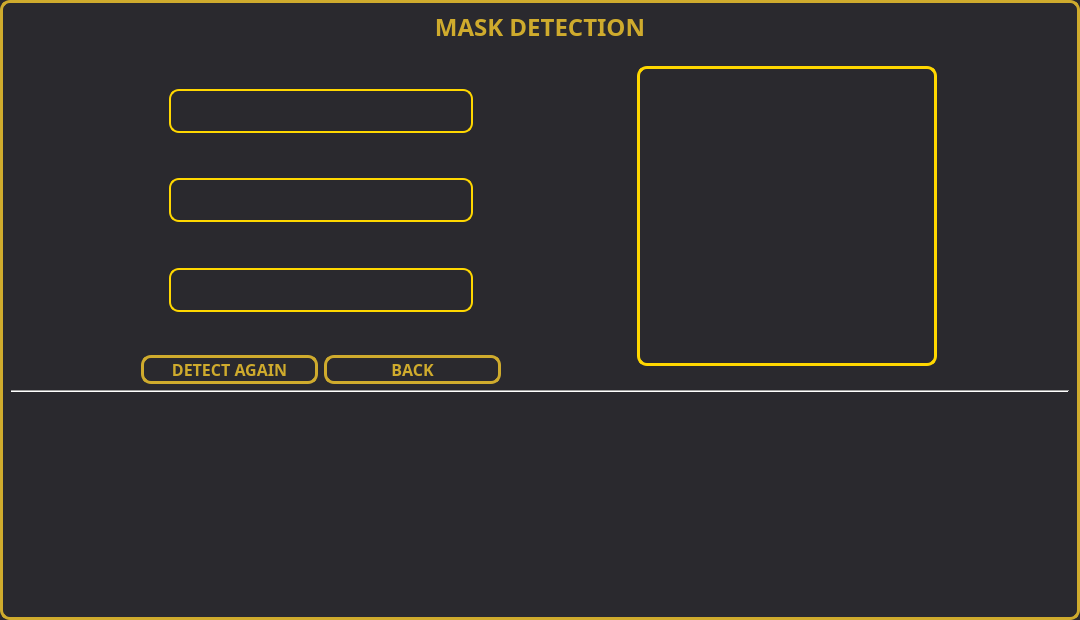
<?xml version="1.0" encoding="UTF-8"?>
<ui version="4.0">
 <class>DetectDialog</class>
 <widget class="QDialog" name="DetectDialog">
  <property name="geometry">
   <rect>
    <x>0</x>
    <y>0</y>
    <width>1080</width>
    <height>620</height>
   </rect>
  </property>
  <property name="minimumSize">
   <size>
    <width>1080</width>
    <height>620</height>
   </size>
  </property>
  <property name="font">
   <font>
    <family>MS Sans Serif</family>
   </font>
  </property>
  <property name="windowTitle">
   <string>Dialog</string>
  </property>
  <property name="styleSheet">
   <string notr="true">QDialog{
color: #cfab2d;
background-color: #2a292e;
border: 3px solid #cfab2d;
border-radius: 10px;}
   </string>
  </property>
  <layout class="QHBoxLayout" name="horizontalLayout_9">
   <item>
    <layout class="QVBoxLayout" name="main_vlayout">
     <item>
      <widget class="QLabel" name="title_label">
       <property name="minimumSize">
        <size>
         <width>0</width>
         <height>30</height>
        </size>
       </property>
       <property name="font">
        <font>
         <family>sans-serif</family>
         <pointsize>-1</pointsize>
         <weight>75</weight>
         <italic>false</italic>
         <bold>true</bold>
        </font>
       </property>
       <property name="styleSheet">
        <string notr="true">QLabel{
    color: #cfab2d;
    text-align: center;
	margin: 0 auto;
    font-weight: bold;
	font-size: 24px;
    font-family: sans-serif;
    text-transform: uppercase;
    letter-spacing: 0.1em;
}</string>
       </property>
       <property name="text">
        <string>MASK DETECTION</string>
       </property>
       <property name="alignment">
        <set>Qt::AlignCenter</set>
       </property>
      </widget>
     </item>
     <item>
      <layout class="QHBoxLayout" name="buttons_photo_hlayout">
       <item>
        <layout class="QVBoxLayout" name="label_buttons_vlayout">
         <item>
          <spacer name="v_spac_1">
           <property name="orientation">
            <enum>Qt::Vertical</enum>
           </property>
           <property name="sizeHint" stdset="0">
            <size>
             <width>20</width>
             <height>40</height>
            </size>
           </property>
          </spacer>
         </item>
         <item>
          <layout class="QVBoxLayout" name="labels_vlayout">
           <property name="leftMargin">
            <number>0</number>
           </property>
           <item alignment="Qt::AlignHCenter">
            <widget class="QLabel" name="delay_label">
             <property name="maximumSize">
              <size>
               <width>300</width>
               <height>40</height>
              </size>
             </property>
             <property name="styleSheet">
              <string notr="true">QLabel {
border: 2px solid gold;
font-famly:sans-serif;
color: #cfab2d;
font-size: 14px;
border-radius: 10px;
min-width: 300px;
min-height: 40px;
}</string>
             </property>
             <property name="text">
              <string/>
             </property>
            </widget>
           </item>
           <item>
            <spacer name="verticalSpacer">
             <property name="orientation">
              <enum>Qt::Vertical</enum>
             </property>
             <property name="sizeHint" stdset="0">
              <size>
               <width>20</width>
               <height>40</height>
              </size>
             </property>
            </spacer>
           </item>
           <item alignment="Qt::AlignHCenter">
            <widget class="QLabel" name="conf_label">
             <property name="maximumSize">
              <size>
               <width>300</width>
               <height>40</height>
              </size>
             </property>
             <property name="styleSheet">
              <string notr="true">QLabel {
border: 2px solid gold;
font-famly:sans-serif;
color: #cfab2d;
font-size: 14px;
border-radius: 10px;
min-width: 300px;
min-height: 40px;
}</string>
             </property>
             <property name="text">
              <string/>
             </property>
            </widget>
           </item>
           <item>
            <spacer name="v_spac_3">
             <property name="orientation">
              <enum>Qt::Vertical</enum>
             </property>
             <property name="sizeHint" stdset="0">
              <size>
               <width>20</width>
               <height>40</height>
              </size>
             </property>
            </spacer>
           </item>
           <item alignment="Qt::AlignHCenter">
            <widget class="QLabel" name="pred_label">
             <property name="minimumSize">
              <size>
               <width>304</width>
               <height>44</height>
              </size>
             </property>
             <property name="maximumSize">
              <size>
               <width>300</width>
               <height>40</height>
              </size>
             </property>
             <property name="styleSheet">
              <string notr="true">QLabel {
border: 2px solid gold;
font-famly:sans-serif;
color: #cfab2d;
font-size: 14px;
border-radius: 10px;
min-width: 300px;
min-height: 40px;
}</string>
             </property>
             <property name="text">
              <string/>
             </property>
            </widget>
           </item>
          </layout>
         </item>
         <item>
          <spacer name="v_spac_4">
           <property name="orientation">
            <enum>Qt::Vertical</enum>
           </property>
           <property name="sizeHint" stdset="0">
            <size>
             <width>20</width>
             <height>40</height>
            </size>
           </property>
          </spacer>
         </item>
         <item>
          <layout class="QHBoxLayout" name="buttons_hlayout">
           <property name="leftMargin">
            <number>0</number>
           </property>
           <property name="rightMargin">
            <number>0</number>
           </property>
           <item>
            <widget class="QPushButton" name="detect_again_button">
             <property name="minimumSize">
              <size>
               <width>0</width>
               <height>0</height>
              </size>
             </property>
             <property name="maximumSize">
              <size>
               <width>177</width>
               <height>16777215</height>
              </size>
             </property>
             <property name="styleSheet">
              <string notr="true">/*QPushButton {
border: 2px solid gold;
font: sans-serif;
color: #cfab2d;
background-color: #2a292e;
text-align: center;
font-size: 12px;
}

QPushButton:hover {
border: 2px solid gold;
font: 13 px &quot;sans-serif&quot;;
color:#2a292e;
background-color: #cfab2d;
}
*/
QPushButton{
    color: #cfab2d;
    background-color: #2a292e;
    text-align: center;
    max-width: 33em;
    width: 9em;
    font-size: 16px;
    height: 2em;
    font-weight: bold;
    font-family: sans-serif;
    text-transform: uppercase;
    letter-spacing: 0.1em;
    border: 3px solid #cfab2d;
    border-radius: 10px;
}

QPushButton:hover{
    color:#2a292e;
    background-color: #cfab2d;
}</string>
             </property>
             <property name="text">
              <string>DETECT AGAIN</string>
             </property>
            </widget>
           </item>
           <item>
            <widget class="QPushButton" name="back_button">
             <property name="minimumSize">
              <size>
               <width>0</width>
               <height>0</height>
              </size>
             </property>
             <property name="maximumSize">
              <size>
               <width>177</width>
               <height>16777215</height>
              </size>
             </property>
             <property name="styleSheet">
              <string notr="true">/*QPushButton {
border: 2px solid gold;
font: sans-serif;
color: #cfab2d;
background-color: #2a292e;
text-align: center;
font-size: 12px;
}

QPushButton:hover {
border: 2px solid gold;
font: 13 px &quot;sans-serif&quot;;
color:#2a292e;
background-color: #cfab2d;
}
*/
QPushButton{
    color: #cfab2d;
    background-color: #2a292e;
    text-align: center;
    max-width: 33em;
    width: 9em;
    font-size: 16px;
    height: 2em;
    font-weight: bold;
    font-family: sans-serif;
    text-transform: uppercase;
    letter-spacing: 0.1em;
    border: 3px solid #cfab2d;
    border-radius: 10px;
}

QPushButton:hover{
    color:#2a292e;
    background-color: #cfab2d;
}</string>
             </property>
             <property name="text">
              <string>BACK</string>
             </property>
            </widget>
           </item>
          </layout>
         </item>
        </layout>
       </item>
       <item>
        <widget class="QLabel" name="main_image_label">
         <property name="minimumSize">
          <size>
           <width>300</width>
           <height>300</height>
          </size>
         </property>
         <property name="maximumSize">
          <size>
           <width>300</width>
           <height>300</height>
          </size>
         </property>
         <property name="styleSheet">
          <string notr="true">QLabel{
border: 3px solid gold;
border-radius: 10px;
}</string>
         </property>
         <property name="text">
          <string/>
         </property>
        </widget>
       </item>
      </layout>
     </item>
     <item>
      <widget class="Line" name="line">
       <property name="orientation">
        <enum>Qt::Horizontal</enum>
       </property>
      </widget>
     </item>
     <item>
      <layout class="QHBoxLayout" name="history_hlayout">
       <item>
        <layout class="QVBoxLayout" name="history_1_vlayout">
         <item alignment="Qt::AlignHCenter|Qt::AlignVCenter">
          <widget class="QLabel" name="image_label_1">
           <property name="minimumSize">
            <size>
             <width>150</width>
             <height>150</height>
            </size>
           </property>
           <property name="maximumSize">
            <size>
             <width>150</width>
             <height>150</height>
            </size>
           </property>
           <property name="styleSheet">
            <string notr="true">
QLabel[is_hidden=&quot;false&quot;]{
border: 3px solid #cfab2d;
border-radius: 10px;
}

QLabel[is_hidden=&quot;true&quot;]{
border: 3px solid #2a292e;
border-radius: 10px;
}</string>
           </property>
           <property name="text">
            <string/>
           </property>
          </widget>
         </item>
         <item>
          <widget class="QLabel" name="pred_label_1">
           <property name="styleSheet">
            <string notr="true">QLabel[is_hidden=&quot;false&quot;]{
border: 2px solid #cfab2d;
font-family:sans-serif;
color: #cfab2d;
font-size: 10px;
text-align: center;
border-radius: 10px;
font-weight: bold;
font-family: sans-serif;
text-transform: uppercase;
letter-spacing: 0.1em;
}
QLabel[is_hidden=&quot;true&quot;]{
border: 2px solid #2a292e;
font-family:sans-serif;
color: #2a292e;
font-size: 10px;
text-align: center;
border-radius: 10px;
font-weight: bold;
font-family: sans-serif;
text-transform: uppercase;
letter-spacing: 0.1em;
}
</string>
           </property>
           <property name="text">
            <string/>
           </property>
           <property name="alignment">
            <set>Qt::AlignCenter</set>
           </property>
          </widget>
         </item>
         <item>
          <widget class="QLabel" name="conf_label_1">
           <property name="styleSheet">
            <string notr="true">QLabel[is_hidden=&quot;false&quot;]{
border: 2px solid #cfab2d;
font-family:sans-serif;
color: #cfab2d;
font-size: 10px;
text-align: center;
border-radius: 10px;
font-weight: bold;
font-family: sans-serif;
text-transform: uppercase;
letter-spacing: 0.1em;
}
QLabel[is_hidden=&quot;true&quot;]{
border: 2px solid #2a292e;
font-family:sans-serif;
color: #2a292e;
font-size: 10px;
text-align: center;
border-radius: 10px;
font-weight: bold;
font-family: sans-serif;
text-transform: uppercase;
letter-spacing: 0.1em;
}
</string>
           </property>
           <property name="text">
            <string/>
           </property>
           <property name="alignment">
            <set>Qt::AlignCenter</set>
           </property>
          </widget>
         </item>
         <item>
          <widget class="QLabel" name="sec_label_1">
           <property name="styleSheet">
            <string notr="true">QLabel[is_hidden=&quot;false&quot;]{
border: 2px solid #cfab2d;
font-family:sans-serif;
color: #cfab2d;
font-size: 10px;
text-align: center;
border-radius: 10px;
font-weight: bold;
font-family: sans-serif;
text-transform: uppercase;
letter-spacing: 0.1em;
}
QLabel[is_hidden=&quot;true&quot;]{
border: 2px solid #2a292e;
font-family:sans-serif;
color: #2a292e;
font-size: 10px;
text-align: center;
border-radius: 10px;
font-weight: bold;
font-family: sans-serif;
text-transform: uppercase;
letter-spacing: 0.1em;
}
</string>
           </property>
           <property name="text">
            <string/>
           </property>
           <property name="alignment">
            <set>Qt::AlignCenter</set>
           </property>
          </widget>
         </item>
        </layout>
       </item>
       <item>
        <layout class="QVBoxLayout" name="history_2_vlayout">
         <item alignment="Qt::AlignHCenter|Qt::AlignVCenter">
          <widget class="QLabel" name="image_label_2">
           <property name="minimumSize">
            <size>
             <width>150</width>
             <height>150</height>
            </size>
           </property>
           <property name="maximumSize">
            <size>
             <width>150</width>
             <height>150</height>
            </size>
           </property>
           <property name="styleSheet">
            <string notr="true">
QLabel[is_hidden=&quot;false&quot;]{
border: 3px solid #cfab2d;
border-radius: 10px;
}

QLabel[is_hidden=&quot;true&quot;]{
border: 3px solid #2a292e;
border-radius: 10px;
}</string>
           </property>
           <property name="text">
            <string/>
           </property>
          </widget>
         </item>
         <item>
          <widget class="QLabel" name="pred_label_2">
           <property name="styleSheet">
            <string notr="true">QLabel[is_hidden=&quot;false&quot;]{
border: 2px solid #cfab2d;
font-family:sans-serif;
color: #cfab2d;
font-size: 10px;
text-align: center;
border-radius: 10px;
font-weight: bold;
font-family: sans-serif;
text-transform: uppercase;
letter-spacing: 0.1em;
}
QLabel[is_hidden=&quot;true&quot;]{
border: 2px solid #2a292e;
font-family:sans-serif;
color: #2a292e;
font-size: 10px;
text-align: center;
border-radius: 10px;
font-weight: bold;
font-family: sans-serif;
text-transform: uppercase;
letter-spacing: 0.1em;
}
</string>
           </property>
           <property name="text">
            <string/>
           </property>
           <property name="alignment">
            <set>Qt::AlignCenter</set>
           </property>
          </widget>
         </item>
         <item>
          <widget class="QLabel" name="conf_label_2">
           <property name="styleSheet">
            <string notr="true">QLabel[is_hidden=&quot;false&quot;]{
border: 2px solid #cfab2d;
font-family:sans-serif;
color: #cfab2d;
font-size: 10px;
text-align: center;
border-radius: 10px;
font-weight: bold;
font-family: sans-serif;
text-transform: uppercase;
letter-spacing: 0.1em;
}
QLabel[is_hidden=&quot;true&quot;]{
border: 2px solid #2a292e;
font-family:sans-serif;
color: #2a292e;
font-size: 10px;
text-align: center;
border-radius: 10px;
font-weight: bold;
font-family: sans-serif;
text-transform: uppercase;
letter-spacing: 0.1em;
}
</string>
           </property>
           <property name="text">
            <string/>
           </property>
           <property name="alignment">
            <set>Qt::AlignCenter</set>
           </property>
          </widget>
         </item>
         <item>
          <widget class="QLabel" name="sec_label_2">
           <property name="styleSheet">
            <string notr="true">QLabel[is_hidden=&quot;false&quot;]{
border: 2px solid #cfab2d;
font-family:sans-serif;
color: #cfab2d;
font-size: 10px;
text-align: center;
border-radius: 10px;
font-weight: bold;
font-family: sans-serif;
text-transform: uppercase;
letter-spacing: 0.1em;
}
QLabel[is_hidden=&quot;true&quot;]{
border: 2px solid #2a292e;
font-family:sans-serif;
color: #2a292e;
font-size: 10px;
text-align: center;
border-radius: 10px;
font-weight: bold;
font-family: sans-serif;
text-transform: uppercase;
letter-spacing: 0.1em;
}
</string>
           </property>
           <property name="text">
            <string/>
           </property>
           <property name="alignment">
            <set>Qt::AlignCenter</set>
           </property>
          </widget>
         </item>
        </layout>
       </item>
       <item>
        <layout class="QVBoxLayout" name="history_3_vlayout">
         <item alignment="Qt::AlignHCenter|Qt::AlignVCenter">
          <widget class="QLabel" name="image_label_3">
           <property name="minimumSize">
            <size>
             <width>150</width>
             <height>150</height>
            </size>
           </property>
           <property name="maximumSize">
            <size>
             <width>150</width>
             <height>150</height>
            </size>
           </property>
           <property name="styleSheet">
            <string notr="true">
QLabel[is_hidden=&quot;false&quot;]{
border: 3px solid #cfab2d;
border-radius: 10px;
}

QLabel[is_hidden=&quot;true&quot;]{
border: 3px solid #2a292e;
border-radius: 10px;
}</string>
           </property>
           <property name="text">
            <string/>
           </property>
          </widget>
         </item>
         <item>
          <widget class="QLabel" name="pred_label_3">
           <property name="styleSheet">
            <string notr="true">QLabel[is_hidden=&quot;false&quot;]{
border: 2px solid #cfab2d;
font-family:sans-serif;
color: #cfab2d;
font-size: 10px;
text-align: center;
border-radius: 10px;
font-weight: bold;
font-family: sans-serif;
text-transform: uppercase;
letter-spacing: 0.1em;
}
QLabel[is_hidden=&quot;true&quot;]{
border: 2px solid #2a292e;
font-family:sans-serif;
color: #2a292e;
font-size: 10px;
text-align: center;
border-radius: 10px;
font-weight: bold;
font-family: sans-serif;
text-transform: uppercase;
letter-spacing: 0.1em;
}
</string>
           </property>
           <property name="text">
            <string/>
           </property>
           <property name="alignment">
            <set>Qt::AlignCenter</set>
           </property>
          </widget>
         </item>
         <item>
          <widget class="QLabel" name="conf_label_3">
           <property name="styleSheet">
            <string notr="true">QLabel[is_hidden=&quot;false&quot;]{
border: 2px solid #cfab2d;
font-family:sans-serif;
color: #cfab2d;
font-size: 10px;
text-align: center;
border-radius: 10px;
font-weight: bold;
font-family: sans-serif;
text-transform: uppercase;
letter-spacing: 0.1em;
}
QLabel[is_hidden=&quot;true&quot;]{
border: 2px solid #2a292e;
font-family:sans-serif;
color: #2a292e;
font-size: 10px;
text-align: center;
border-radius: 10px;
font-weight: bold;
font-family: sans-serif;
text-transform: uppercase;
letter-spacing: 0.1em;
}
</string>
           </property>
           <property name="text">
            <string/>
           </property>
           <property name="alignment">
            <set>Qt::AlignCenter</set>
           </property>
          </widget>
         </item>
         <item>
          <widget class="QLabel" name="sec_label_3">
           <property name="styleSheet">
            <string notr="true">QLabel[is_hidden=&quot;false&quot;]{
border: 2px solid #cfab2d;
font-family:sans-serif;
color: #cfab2d;
font-size: 10px;
text-align: center;
border-radius: 10px;
font-weight: bold;
font-family: sans-serif;
text-transform: uppercase;
letter-spacing: 0.1em;
}
QLabel[is_hidden=&quot;true&quot;]{
border: 2px solid #2a292e;
font-family:sans-serif;
color: #2a292e;
font-size: 10px;
text-align: center;
border-radius: 10px;
font-weight: bold;
font-family: sans-serif;
text-transform: uppercase;
letter-spacing: 0.1em;
}
</string>
           </property>
           <property name="text">
            <string/>
           </property>
           <property name="alignment">
            <set>Qt::AlignCenter</set>
           </property>
          </widget>
         </item>
        </layout>
       </item>
       <item>
        <layout class="QVBoxLayout" name="history_4_vlayout">
         <item alignment="Qt::AlignHCenter|Qt::AlignVCenter">
          <widget class="QLabel" name="image_label_4">
           <property name="minimumSize">
            <size>
             <width>150</width>
             <height>150</height>
            </size>
           </property>
           <property name="maximumSize">
            <size>
             <width>150</width>
             <height>150</height>
            </size>
           </property>
           <property name="styleSheet">
            <string notr="true">
QLabel[is_hidden=&quot;false&quot;]{
border: 3px solid #cfab2d;
border-radius: 10px;
}

QLabel[is_hidden=&quot;true&quot;]{
border: 3px solid #2a292e;
border-radius: 10px;
}</string>
           </property>
           <property name="text">
            <string/>
           </property>
           <property name="alignment">
            <set>Qt::AlignCenter</set>
           </property>
          </widget>
         </item>
         <item>
          <widget class="QLabel" name="pred_label_4">
           <property name="styleSheet">
            <string notr="true">QLabel[is_hidden=&quot;false&quot;]{
border: 2px solid #cfab2d;
font-family:sans-serif;
color: #cfab2d;
font-size: 10px;
text-align: center;
border-radius: 10px;
font-weight: bold;
font-family: sans-serif;
text-transform: uppercase;
letter-spacing: 0.1em;
}
QLabel[is_hidden=&quot;true&quot;]{
border: 2px solid #2a292e;
font-family:sans-serif;
color: #2a292e;
font-size: 10px;
text-align: center;
border-radius: 10px;
font-weight: bold;
font-family: sans-serif;
text-transform: uppercase;
letter-spacing: 0.1em;
}
</string>
           </property>
           <property name="text">
            <string/>
           </property>
           <property name="alignment">
            <set>Qt::AlignCenter</set>
           </property>
          </widget>
         </item>
         <item>
          <widget class="QLabel" name="conf_label_4">
           <property name="styleSheet">
            <string notr="true">QLabel[is_hidden=&quot;false&quot;]{
border: 2px solid #cfab2d;
font-family:sans-serif;
color: #cfab2d;
font-size: 10px;
text-align: center;
border-radius: 10px;
font-weight: bold;
font-family: sans-serif;
text-transform: uppercase;
letter-spacing: 0.1em;
}
QLabel[is_hidden=&quot;true&quot;]{
border: 2px solid #2a292e;
font-family:sans-serif;
color: #2a292e;
font-size: 10px;
text-align: center;
border-radius: 10px;
font-weight: bold;
font-family: sans-serif;
text-transform: uppercase;
letter-spacing: 0.1em;
}
</string>
           </property>
           <property name="text">
            <string/>
           </property>
           <property name="alignment">
            <set>Qt::AlignCenter</set>
           </property>
          </widget>
         </item>
         <item>
          <widget class="QLabel" name="sec_label_4">
           <property name="styleSheet">
            <string notr="true">QLabel[is_hidden=&quot;false&quot;]{
border: 2px solid #cfab2d;
font-family:sans-serif;
color: #cfab2d;
font-size: 10px;
text-align: center;
border-radius: 10px;
font-weight: bold;
font-family: sans-serif;
text-transform: uppercase;
letter-spacing: 0.1em;
}
QLabel[is_hidden=&quot;true&quot;]{
border: 2px solid #2a292e;
font-family:sans-serif;
color: #2a292e;
font-size: 10px;
text-align: center;
border-radius: 10px;
font-weight: bold;
font-family: sans-serif;
text-transform: uppercase;
letter-spacing: 0.1em;
}
</string>
           </property>
           <property name="text">
            <string/>
           </property>
           <property name="alignment">
            <set>Qt::AlignCenter</set>
           </property>
          </widget>
         </item>
        </layout>
       </item>
       <item>
        <layout class="QVBoxLayout" name="history_5_vlayout">
         <item alignment="Qt::AlignHCenter|Qt::AlignVCenter">
          <widget class="QLabel" name="image_label_5">
           <property name="minimumSize">
            <size>
             <width>150</width>
             <height>150</height>
            </size>
           </property>
           <property name="maximumSize">
            <size>
             <width>150</width>
             <height>150</height>
            </size>
           </property>
           <property name="styleSheet">
            <string notr="true">
QLabel[is_hidden=&quot;false&quot;]{
border: 3px solid #cfab2d;
border-radius: 10px;
}

QLabel[is_hidden=&quot;true&quot;]{
border: 3px solid #2a292e;
border-radius: 10px;
}</string>
           </property>
           <property name="text">
            <string/>
           </property>
           <property name="alignment">
            <set>Qt::AlignCenter</set>
           </property>
          </widget>
         </item>
         <item>
          <widget class="QLabel" name="pred_label_5">
           <property name="styleSheet">
            <string notr="true">QLabel[is_hidden=&quot;false&quot;]{
border: 2px solid #cfab2d;
font-family:sans-serif;
color: #cfab2d;
font-size: 10px;
text-align: center;
border-radius: 10px;
font-weight: bold;
font-family: sans-serif;
text-transform: uppercase;
letter-spacing: 0.1em;
}
QLabel[is_hidden=&quot;true&quot;]{
border: 2px solid #2a292e;
font-family:sans-serif;
color: #2a292e;
font-size: 10px;
text-align: center;
border-radius: 10px;
font-weight: bold;
font-family: sans-serif;
text-transform: uppercase;
letter-spacing: 0.1em;
}
</string>
           </property>
           <property name="text">
            <string/>
           </property>
           <property name="alignment">
            <set>Qt::AlignCenter</set>
           </property>
          </widget>
         </item>
         <item>
          <widget class="QLabel" name="conf_label_5">
           <property name="styleSheet">
            <string notr="true">QLabel[is_hidden=&quot;false&quot;]{
border: 2px solid #cfab2d;
font-family:sans-serif;
color: #cfab2d;
font-size: 10px;
text-align: center;
border-radius: 10px;
font-weight: bold;
font-family: sans-serif;
text-transform: uppercase;
letter-spacing: 0.1em;
}
QLabel[is_hidden=&quot;true&quot;]{
border: 2px solid #2a292e;
font-family:sans-serif;
color: #2a292e;
font-size: 10px;
text-align: center;
border-radius: 10px;
font-weight: bold;
font-family: sans-serif;
text-transform: uppercase;
letter-spacing: 0.1em;
}
</string>
           </property>
           <property name="text">
            <string/>
           </property>
           <property name="alignment">
            <set>Qt::AlignCenter</set>
           </property>
          </widget>
         </item>
         <item>
          <widget class="QLabel" name="sec_label_5">
           <property name="styleSheet">
            <string notr="true">QLabel[is_hidden=&quot;false&quot;]{
border: 2px solid #cfab2d;
font-family:sans-serif;
color: #cfab2d;
font-size: 10px;
text-align: center;
border-radius: 10px;
font-weight: bold;
font-family: sans-serif;
text-transform: uppercase;
letter-spacing: 0.1em;
}
QLabel[is_hidden=&quot;true&quot;]{
border: 2px solid #2a292e;
font-family:sans-serif;
color: #2a292e;
font-size: 10px;
text-align: center;
border-radius: 10px;
font-weight: bold;
font-family: sans-serif;
text-transform: uppercase;
letter-spacing: 0.1em;
}
</string>
           </property>
           <property name="text">
            <string/>
           </property>
           <property name="alignment">
            <set>Qt::AlignCenter</set>
           </property>
          </widget>
         </item>
        </layout>
       </item>
      </layout>
     </item>
    </layout>
   </item>
  </layout>
 </widget>
 <resources/>
 <connections/>
</ui>
